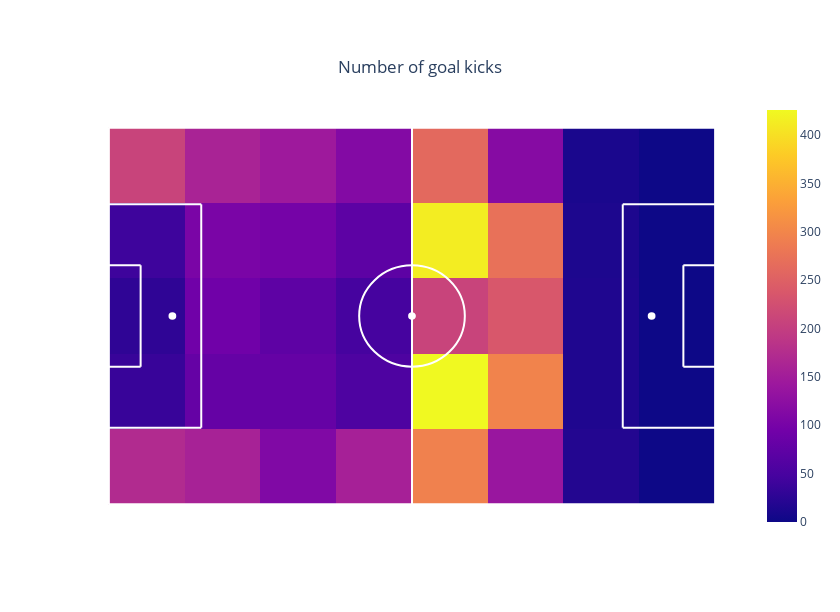

Notebook source saved alongside this figure:
### Markdown cell above
This looks way better now, doesn't it? Now, let's make the visualisation a little bit more appealing

### Code cell
# Define what is shown when hovering over a zone
dict_info = {"Goal kicks": {"values": nb_goal_kick, "display_type": ".0f"}}

field = py_help.create_heatmap(x, y, nb_goal_kick, dict_info, title_name="Number of goal kicks")
field.show()

### Figure 1 — Plotly figure (JSON) as saved in the notebook; plotly's stock layout.template omitted (floating-point values rounded to 4 significant figures)
{"data": [{"hoverinfo": "text", "text": [["Goal kicks: 209<br />", "Goal kicks: 160<br />", "Goal kicks: 145<br />", "Goal kicks: 114<br />", "Goal kicks: 262<br />", "Goal kicks: 117<br />", "Goal kicks: 11<br />", "Goal kicks: 0<br />"], ["Goal kicks: 41<br />", "Goal kicks: 104<br />", "Goal kicks: 98<br />", "Goal kicks: 72<br />", "Goal kicks: 414<br />", "Goal kicks: 273<br />", "Goal kicks: 13<br />", "Goal kicks: 0<br />"], ["Goal kicks: 28<br />", "Goal kicks: 93<br />", "Goal kicks: 73<br />", "Goal kicks: 47<br />", "Goal kicks: 208<br />", "Goal kicks: 237<br />", "Goal kicks: 15<br />", "Goal kicks: 0<br />"], ["Goal kicks: 36<br />", "Goal kicks: 81<br />", "Goal kicks: 81<br />", "Goal kicks: 56<br />", "Goal kicks: 426<br />", "Goal kicks: 297<br />", "Goal kicks: 15<br />", "Goal kicks: 0<br />"], ["Goal kicks: 172<br />", "Goal kicks: 158<br />", "Goal kicks: 111<br />", "Goal kicks: 156<br />", "Goal kicks: 294<br />", "Goal kicks: 139<br />", "Goal kicks: 18<br />", "Goal kicks: 0<br />"]], "type": "heatmap", "x": [6.562, 19.69, 32.81, 45.94, 59.06, 72.19, 85.31, 98.44], "y": [61.2, 47.6, 34, 20.4, 6.8], "z": [[209, 160, 145, 114, 262, 117, 11, 0], [41, 104, 98, 72, 414, 273, 13, 0], [28, 93, 73, 47, 208, 237, 15, 0], [36, 81, 81, 56, 426, 297, 15, 0], [172, 158, 111, 156, 294, 139, 18, 0]]}], "layout": {"autosize": false, "height": 612, "plot_bgcolor": "white", "shapes": [{"line": {"color": "white", "width": 2}, "type": "line", "x0": 52.5, "x1": 52.5, "y0": 0, "y1": 68}, {"line": {"color": "white", "width": 2}, "type": "line", "x0": 0, "x1": 16, "y0": 54.16, "y1": 54.16}, {"line": {"color": "white", "width": 2}, "type": "line", "x0": 16, "x1": 16, "y0": 54.16, "y1": 13.84}, {"line": {"color": "white", "width": 2}, "type": "line", "x0": 16, "x1": 0, "y0": 13.84, "y1": 13.84}, {"line": {"color": "white", "width": 2}, "type": "line", "x0": 0, "x1": 5.5, "y0": 24.84, "y1": 24.84}, {"line": {"color": "white", "width": 2}, "type": "line", "x0": 5.5, "x1": 5.5, "y0": 24.84, "y1": 43.16}, {"line": {"color": "white", "width": 2}, "type": "line", "x0": 5.5, "x1": 0, "y0": 43.16, "y1": 43.16}, {"line": {"color": "white", "width": 2}, "type": "line", "x0": 105, "x1": 89, "y0": 54.16, "y1": 54.16}, {"line": {"color": "white", "width": 2}, "type": "line", "x0": 89, "x1": 89, "y0": 54.16, "y1": 13.84}, {"line": {"color": "white", "width": 2}, "type": "line", "x0": 89, "x1": 105, "y0": 13.84, "y1": 13.84}, {"line": {"color": "white", "width": 2}, "type": "line", "x0": 105, "x1": 99.5, "y0": 24.84, "y1": 24.84}, {"line": {"color": "white", "width": 2}, "type": "line", "x0": 99.5, "x1": 99.5, "y0": 24.84, "y1": 43.16}, {"line": {"color": "white", "width": 2}, "type": "line", "x0": 99.5, "x1": 105, "y0": 43.16, "y1": 43.16}, {"fillcolor": "white", "line": {"color": "white"}, "type": "circle", "x0": 10.5, "x1": 11.5, "xref": "x", "y0": 33.5, "y1": 34.5, "yref": "y"}, {"fillcolor": "white", "line": {"color": "white"}, "type": "circle", "x0": 93.5, "x1": 94.5, "xref": "x", "y0": 33.5, "y1": 34.5, "yref": "y"}, {"fillcolor": "white", "line": {"color": "white"}, "type": "circle", "x0": 52, "x1": 53, "xref": "x", "y0": 33.5, "y1": 34.5, "yref": "y"}, {"line": {"color": "white"}, "type": "circle", "x0": 43.35, "x1": 61.65, "xref": "x", "y0": 24.85, "y1": 43.15, "yref": "y"}, {"line": {"color": "white", "width": 2}, "type": "line", "x0": 0, "x1": 105, "y0": 0, "y1": 0}, {"line": {"color": "white", "width": 2}, "type": "line", "x0": 0, "x1": 0, "y0": 0, "y1": 68}, {"line": {"color": "white", "width": 2}, "type": "line", "x0": 0, "x1": 105, "y0": 68, "y1": 68}, {"line": {"color": "white", "width": 2}, "type": "line", "x0": 105, "x1": 105, "y0": 0, "y1": 68}, {"line": {"color": "white", "width": 2}, "type": "line", "x0": 0, "x1": -2, "y0": 30.34, "y1": 30.34}, {"line": {"color": "white", "width": 2}, "type": "line", "x0": 0, "x1": -2, "y0": 37.66, "y1": 37.66}, {"line": {"color": "white", "width": 2}, "type": "line", "x0": -2, "x1": -2, "y0": 30.34, "y1": 37.66}, {"line": {"color": "white", "width": 2}, "type": "line", "x0": 105, "x1": 107, "y0": 30.34, "y1": 30.34}, {"line": {"color": "white", "width": 2}, "type": "line", "x0": 105, "x1": 107, "y0": 37.66, "y1": 37.66}, {"line": {"color": "white", "width": 2}, "type": "line", "x0": 107, "x1": 107, "y0": 30.34, "y1": 37.66}], "title": {"text": "Number of goal kicks", "x": 0.5, "xanchor": "center", "y": 0.9, "yanchor": "top"}, "width": 840, "xaxis": {"range": [-5, 110], "showgrid": false, "showticklabels": false, "zeroline": false}, "yaxis": {"range": [-5, 73], "showgrid": false, "showticklabels": false, "zeroline": false}}}
